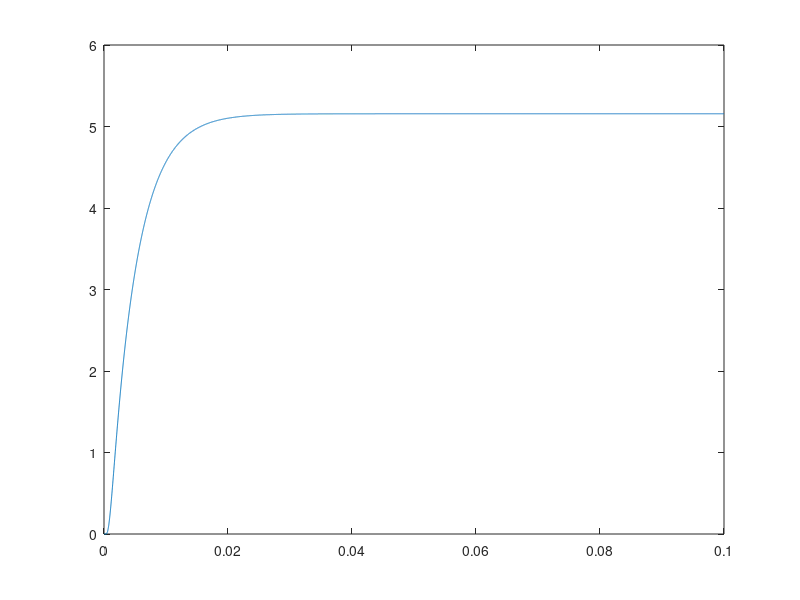

Write the MATLAB code that produced this figure.
% %%%%%%%%%%%%%%%%%%%%%%%%%%%%%%%%%%%%%%%%%%%%%%%%%%%%%%%%%%%%%%%%%%%%%%%%%
% 1D diffusion problem for general boundary conditions
% This code can be used for a flux or set temperature boundary condition
% depending on a flag. It is shown for demonstration how to make your codes
% more sophisticated.
% This is a line by line model solver which is somewhat advanced
% Here we solve
% u^(n+1)=u^n+dt(a*u^n+source+boundary) 
% %%%%%%%%%%%%%%%%%%%%%%%%%%%%%%%%%%%%%%%%%%%%%%%%%%%%%%%%%%%%%%%%%%%%%%%%%

clear all;
close all;
% %%%%%%%%%%%%%%%%%%%%%%%%%%%%%%%%%%%%%%%%%%%%%%%%%%%%%%%%%%%%%%%%%%%%%%%%%
% Inputs
% %%%%%%%%%%%%%%%%%%%%%%%%%%%%%%%%%%%%%%%%%%%%%%%%%%%%%%%%%%%%%%%%%%%%%%%%%
%figure;

for N=[32]

%N=32;                        % Number of volumes
Uinitial=0;               % initial temperature distribution (T=U)
v=0.000217;                       % Diffusivity (k=v)
h=0.3e-2;                     % Length (L=h)
dy=h/N;  
d=0.25;
dt=d*dy^2/v;                       % Time step
dy=h/N;                     % lenght of cell
time_final=0.1;             % Final time
Ub = 0;                     % Value of T on boundary
U0 = [0 10];

% %%%%%%%%%%%%%%%%%%%%%%%%%%%%%%%%%%%%%%%%%%%%%%%%%%%%%%%%%%%%%%%%%%%%%%%%%
% Integrate in time system of equations using Forward Euler
% %%%%%%%%%%%%%%%%%%%%%%%%%%%%%%%%%%%%%%%%%%%%%%%%%%%%%%%%%%%%%%%%%%%%%%%%%
uold=Uinitial*ones(N,1);
timeCount=0;
stagCount=0;
for time=dt:dt:time_final
% Update boundary conditions. Must be done here for time varying boundary 
% conditions
    timeCount=timeCount+1;
    i=1;
    if(time == dt)
        U0_use=U0(1);
    
    else
        U0_use=U0(2);
    end
        
    unew(i)=uold(i)+d*(uold(i+1)-3*uold(i)+2*U0_use);
        
    for i=2:1:N-1
        unew(i)=uold(i)+d*(uold(i+1)-2*uold(i)+uold(i-1));
    end
    
    i=N;
    unew(i)=uold(i)+d*(2*Ub-3*uold(i)+uold(i-1));

    % Exchange old and new
    uold=unew;
    uHalf(timeCount)=unew(round(length(unew)/2));
%         if(time>100*dt)
%             if(uHalf(timeCount)/uHalf(timeCount-100)<1.05)
%                 stagCount=stagCount+1;
%                 stagTime(stagCount)=time;
%             end
%         end
    ysol=dy/2:dy:h-dy/2;
    ymid(timeCount)=ysol(floor(length(ysol)/2));
    timePlot(timeCount)=time;
    
end
plot(timePlot,uHalf)
hold on
end

%figure;plot(timePlot,uHalf)
 %ysol=dy/2:dy:h-dy/2;
% stagTime(1)
 %figure;plot(unew,ysol,'-bs') 
